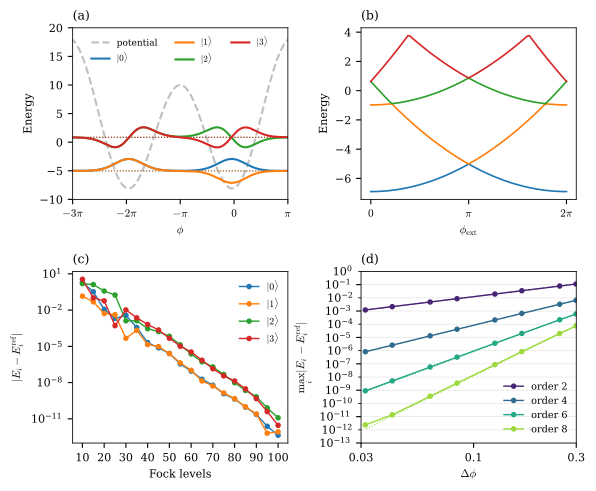

The Python source for this figure:
"""Fluxonium numerics figure for the Convergence subsection of chapter 0.

Runs ../../code-snippets/chapter_0.py (the source of the chapter's code listings) and plots the
results; writes fluxonium_convergence.pdf next to this file.
"""
import os
import runpy
import numpy as np
from _convergence_plot import *

here = os.path.dirname(os.path.abspath(__file__))
ns = runpy.run_path(os.path.join(here, "..", "..", "code-snippets", "chapter_0.py"))
EJ, EC, EL, phi_ext = ns["EJ"], ns["EC"], ns["EL"], ns["phi_ext"]

fig, (ax_wf, ax_disp, ax_basis, ax_grid) = new_figure()

# (a) Output of the phase-basis listing (default range [-5pi, 3pi], 201 points).
phi_vals, evals, evecs = ns["fluxonium_phase"](201, EJ, EC, EL, phi_ext)
wavefunction_panel(ax_wf, phi_vals, 0.5*EL*(phi_vals + phi_ext)**2 - EJ*np.cos(phi_vals), evals,
                   [10*evecs[:, i] for i in range(N_STATES)], r"$\phi$", ylim=(-10, 20))
ax_wf.set_xlim(-3*np.pi, np.pi)
ax_wf.set_xticks(np.pi*np.arange(-3, 2))
ax_wf.set_xticklabels([r"$-3\pi$", r"$-2\pi$", r"$-\pi$", r"$0$", r"$\pi$"])

# (b) Lowest four levels vs. external flux (Fock basis).
phi_ext_vals = np.linspace(0, 2*np.pi, 101)
levels = np.array([ns["fluxonium_fock"](80, EJ, EC, EL, pe)[0][:N_STATES] for pe in phi_ext_vals])
dispersion_panel(ax_disp, phi_ext_vals, levels, r"$\phi_{\rm ext}$")
ax_disp.set_xticks([0, np.pi, 2*np.pi])
ax_disp.set_xticklabels([r"$0$", r"$\pi$", r"$2\pi$"])

# (c) Fock basis convergence.
fock_err = ns["fock_err"]
basis_panel(ax_basis, np.array(list(fock_err)), np.array(list(fock_err.values())), "Fock levels")

# (d) Phase grid convergence for different stencil orders.
grid_panel(ax_grid, ns["grid_err"])

out = os.path.join(here, "fluxonium_convergence.pdf")
fig.savefig(out, bbox_inches="tight")
print("wrote", out)
